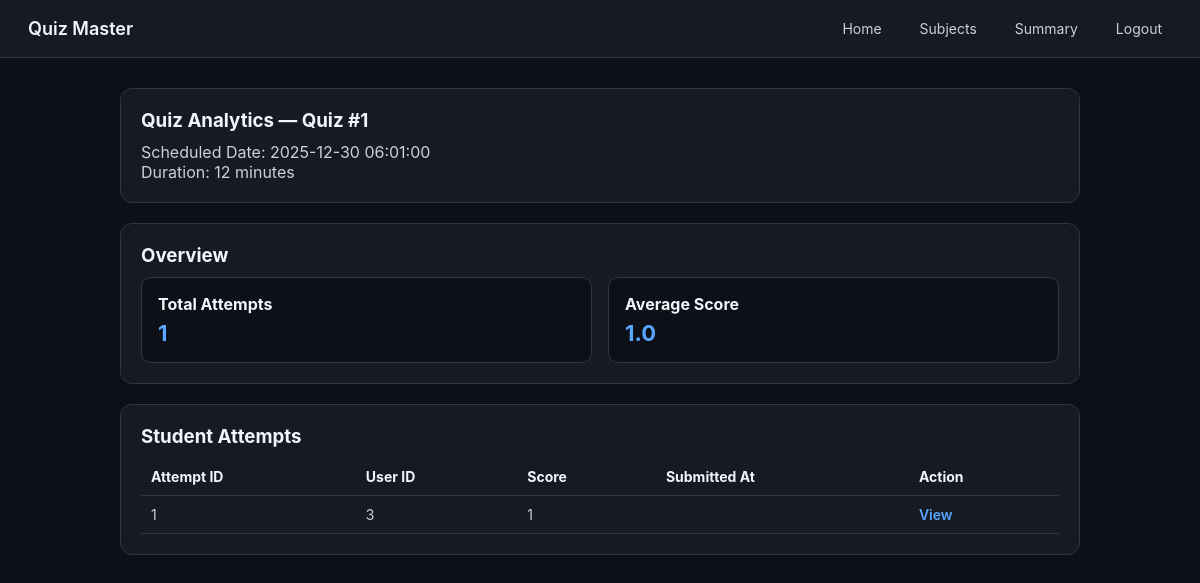
Before: /teacher/quizzes/1/analytics (signed in) with the older database file.
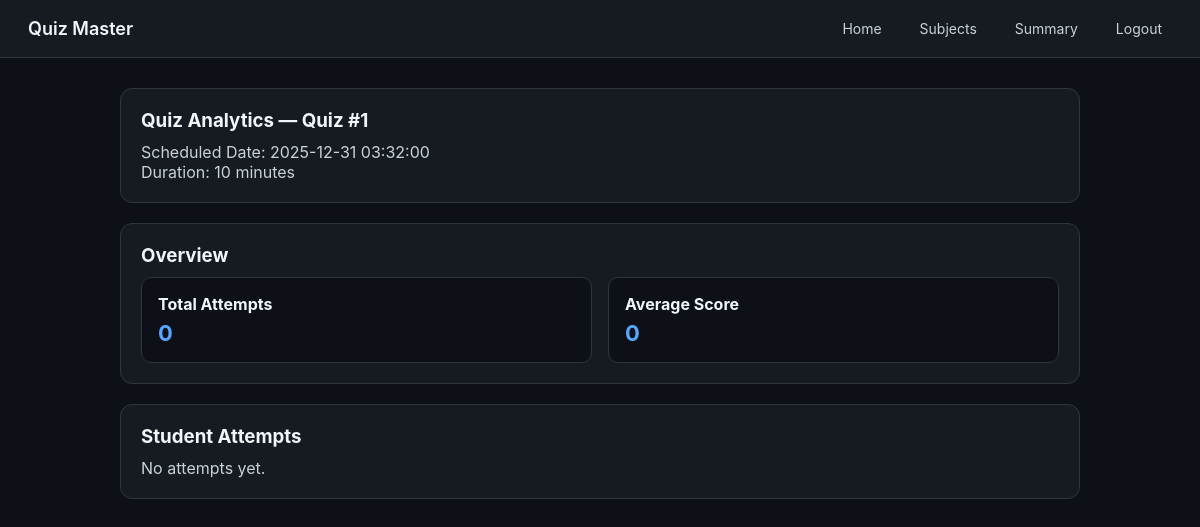
After: the same page with the newer database file.
### controller/models.py (models this page shows)
class Quiz(db.Model):
    __tablename__ = "quiz"
    quiz_id = db.Column(db.Integer, primary_key=True)
    chapter_id = db.Column(
        db.Integer,
        db.ForeignKey("chapter.chapter_id"),
        nullable=False
    )
    scheduled_date = db.Column(db.DateTime, nullable=False)
    duration = db.Column(db.Integer, nullable=False)  # minutes
    status = db.Column(db.String(20), default="active")
    questions = db.relationship(
        "Question",
        backref="quiz",
        cascade="all, delete-orphan"
    )
    attempts = db.relationship(
        "QuizAttempt",
        backref="quiz",
        cascade="all, delete-orphan"
    )

class QuizAttempt(db.Model):
    __tablename__ = "quiz_attempt"
    attempt_id = db.Column(db.Integer, primary_key=True)
    user_id = db.Column(
        db.Integer,
        db.ForeignKey("user.user_id"),
        nullable=False
    )
    quiz_id = db.Column(
        db.Integer,
        db.ForeignKey("quiz.quiz_id"),
        nullable=False
    )
    start_time = db.Column(db.DateTime, default=datetime.utcnow)
    end_time = db.Column(db.DateTime)
    score = db.Column(db.Integer, default=0)
    total_questions = db.Column(db.Integer)
    submitted = db.Column(db.Boolean, default=False)
    violations = db.Column(db.Integer, default=0)
    answers = db.relationship(
        "UserAnswer",
        backref="attempt",
        cascade="all, delete-orphan"
    )

### main.py (the view)
@app.route("/teacher/quizzes/<int:quiz_id>/analytics")
@login_required
@role_required("teacher")
def quiz_analytics(quiz_id):
    quiz = Quiz.query.get_or_404(quiz_id)
    attempts = (
        QuizAttempt.query
        .filter_by(quiz_id=quiz_id, submitted=True)
        .all()
    )
    total = len(attempts)
    average = round(
        sum(a.score for a in attempts) / total, 2
    ) if total > 0 else 0
    return render_template(
        "teacher/quiz_analytics.html",
        quiz=quiz,
        attempts=attempts,
        total_attempts=total,
        average_score=average
    )

### main.py (called while the page is built)
def login_required(f):
    @wraps(f)
    def wrapper(*args, **kwargs):
        if "user_id" not in session:
            flash("Please login first")
            return redirect(url_for("login"))
        return f(*args, **kwargs)
    return wrapper

def role_required(required_role):
    def decorator(f):
        @wraps(f)
        def wrapper(*args, **kwargs):
            if session.get("role") != required_role:
                flash("Unauthorized access")
                return redirect(url_for("login"))
            return f(*args, **kwargs)
        return wrapper
    return decorator

### templates/TEACHER/quiz_analytics.html (shortened to what this page needs)
<!DOCTYPE html>
<html lang="en">
<head>
</head>
<body>
<nav class="navbar">
    <div class="brand">Quiz Master</div>
    <div class="nav-links">
        <a class="nav-link" href="{{ url_for('teacher_dashboard') }}">Home</a>
        <a class="nav-link" href="{{ url_for('teacher_subjects') }}">Subjects</a>
        <a class="nav-link" href="{{ url_for('teacher_results') }}">Summary</a>
        <a class="nav-link" href="{{ url_for('logout') }}">Logout</a>
    </div>
</nav>
<div class="container">
    <div class="card">
        <h3>Quiz Analytics — Quiz #{{ quiz.quiz_id }}</h3>
        <p>
            Scheduled Date: {{ quiz.scheduled_date }} <br>
            Duration: {{ quiz.duration }} minutes
        </p>
    </div>
    <div class="card">
        <h3>Overview</h3>
        <div class="stats">
            <div class="stat-box">
                <h4>Total Attempts</h4>
                <p>{{ total_attempts }}</p>
            </div>
            <div class="stat-box">
                <h4>Average Score</h4>
                <p>{{ average_score }}</p>
            </div>
        </div>
    </div>
    <div class="card">
        <h3>Student Attempts</h3>
        {% if attempts %}
        <table>
            <thead>
                <tr>
                    <th>Attempt ID</th>
                    <th>User ID</th>
                    <th>Score</th>
                    <th>Submitted At</th>
                    <th>Action</th>
                </tr>
            </thead>
            <tbody>
                {% for a in attempts %}
                <tr>
                    <td>{{ a.attempt_id }}</td>
                    <td>{{ a.user_id }}</td>
                    <td>{{ a.score }}</td>
                    <td>{{ a.submitted_at }}</td>
                    <td>
                        <a class="view-link"
                           href="{{ url_for('teacher_result_detail', attempt_id=a.attempt_id) }}">
                           View
                        </a>
                    </td>
                </tr>
                {% endfor %}
            </tbody>
        </table>
        {% else %}
            <p>No attempts yet.</p>
        {% endif %}
    </div>
</div>
</body>
</html>

Changed rows visible on the page:
removed QuizAttempt: attempt_id "1", user_id "3", score "1"
changed Quiz id 1: scheduled_date "2025-12-30 06:01:00" → "2025-12-31 03:32:00"; duration "12" → "10"
Other visible differences:
{{ total_attempts }}: "1" → "0"
{{ average_score }}: "1.0" → "0"
text no longer shown: "Attempt ID User ID Score Submitted At Action"
text now shown: "No attempts yet."
